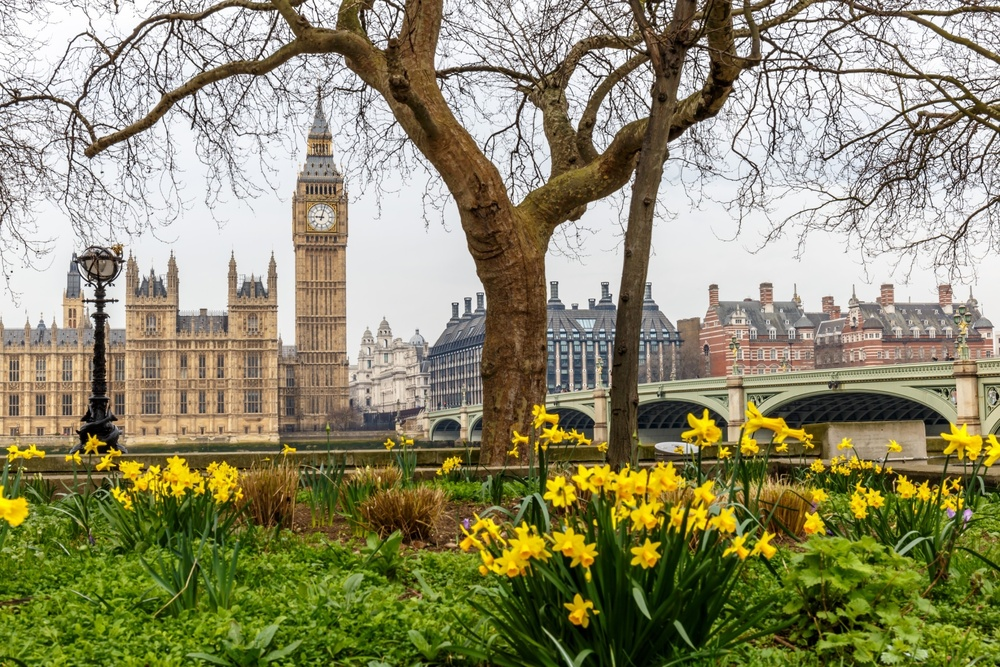
#> input picture input.jpg, 1000 x 667 px, shrunk from 2508 x 1672 before the run
$ python filter-negative.py
#> lines starting #> are read from the running program, lines starting #| are printed output that depends on the picture
import cv2
import matplotlib.pyplot as plt
import numpy as np

# ======================================================================
# 1. Cargar la imagen y manejar errores
# ======================================================================
try:
    img = cv2.imread('input.jpg')
#> img is the input picture: shape (667, 1000, 3); mean B, G, R 107.9, 140.1, 142.9
    if img is None:
        raise FileNotFoundError("No se pudo cargar la imagen. Asegúrate de que 'input.jpg' exista en el mismo directorio.")
except FileNotFoundError as e:
    print(e)
    exit()

# ======================================================================
# 2. Ajuste de Brillo y Contraste por separado
# ======================================================================
# Parámetros
alpha_contraste = 1.8  # Solo contraste
beta_brillo = 50     # Solo brillo

# Imagen ajustada solo con contraste
img_contraste = cv2.convertScaleAbs(img, alpha=alpha_contraste, beta=0)
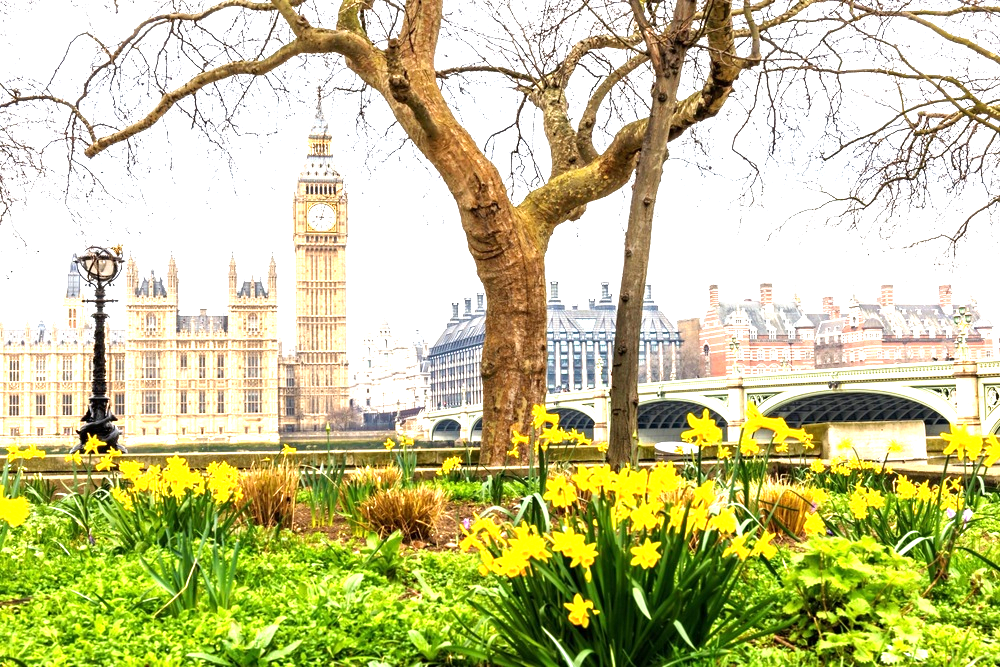
#> img_contraste: shape (667, 1000, 3); mean B, G, R 145.5, 197.7, 198.1

# Imagen ajustada solo con brillo
img_brillo = cv2.convertScaleAbs(img, alpha=1.0, beta=beta_brillo)
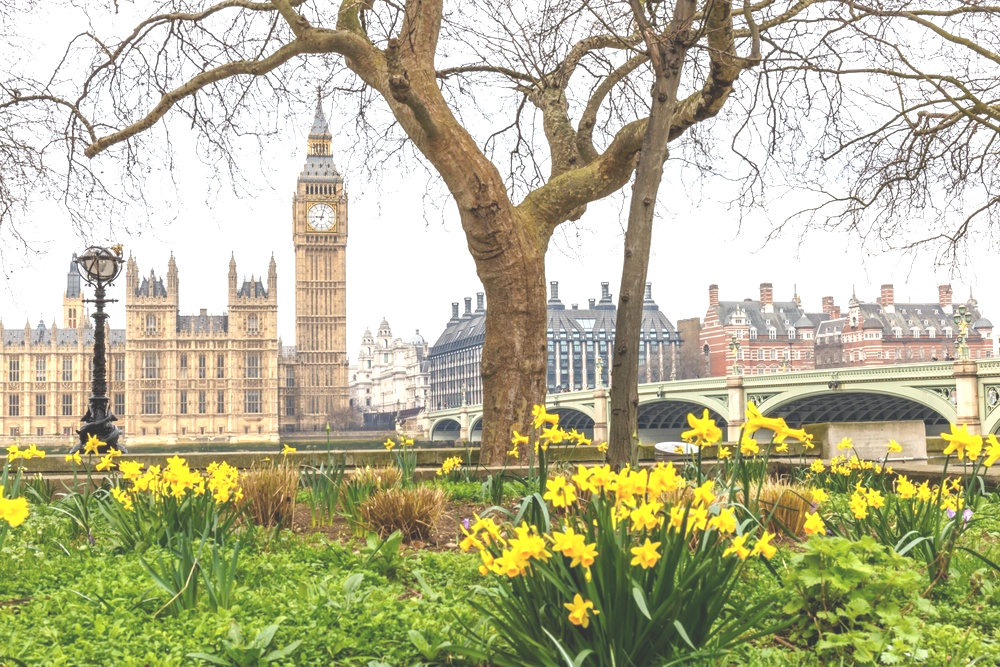
#> img_brillo: shape (667, 1000, 3); mean B, G, R 150.1, 182.6, 184.8

# Preparar las imágenes para mostrarlas con Matplotlib (BGR a RGB)
img_rgb = cv2.cvtColor(img, cv2.COLOR_BGR2RGB) if len(img.shape) == 3 else img
img_contraste_rgb = cv2.cvtColor(img_contraste, cv2.COLOR_BGR2RGB) if len(img_contraste.shape) == 3 else img_contraste
img_brillo_rgb = cv2.cvtColor(img_brillo, cv2.COLOR_BGR2RGB) if len(img_brillo.shape) == 3 else img_brillo

# ======================================================================
# 3. Gráficas de las transformaciones (Lineal)
# ======================================================================
x_original = np.arange(256)

# Gráfica de Transformación de Brillo
y_brillo = np.clip(1.0 * x_original + beta_brillo, 0, 255)

# Gráfica de Transformación de Contraste
y_contraste = np.clip(alpha_contraste * x_original + 0, 0, 255)

# ======================================================================
# 4. Visualizar todo en una sola ventana con espaciado mejorado
# ======================================================================
fig, axes = plt.subplots(nrows=2, ncols=2, figsize=(18, 14)) # Aumento del tamaño de la figura
fig.suptitle('Análisis de Brillo y Contraste', fontsize=18)

# Subgráfico A: Imagen Original
axes[0, 0].imshow(img_rgb)
axes[0, 0].set_title('A) Imagen Original')
axes[0, 0].axis('off')

# Subgráfico B: Imagen con Brillo Ajustado
axes[0, 1].imshow(img_brillo_rgb)
axes[0, 1].set_title(f'B) Imagen con Brillo (+{beta_brillo})')
axes[0, 1].axis('off')

# Subgráfico C: Imagen con Contraste Ajustado
axes[1, 0].imshow(img_contraste_rgb)
axes[1, 0].set_title(f'C) Imagen con Contraste (x{alpha_contraste})')
axes[1, 0].axis('off')

# Subgráfico D: Gráfica de Transformaciones Lineales
axes[1, 1].plot(x_original, y_brillo, label=f'Brillo (β={beta_brillo})', color='green')
axes[1, 1].plot(x_original, y_contraste, label=f'Contraste (α={alpha_contraste})', color='blue')
axes[1, 1].plot(x_original, x_original, '--', label='Identidad (Sin cambio)', color='gray')
axes[1, 1].set_title('D) Gráficas de Transformaciones Lineales')
axes[1, 1].set_xlabel('Valor de píxel de entrada')
axes[1, 1].set_ylabel('Valor de píxel de salida')
axes[1, 1].grid(True)
axes[1, 1].legend()

# Ajuste automático de los subplots con relleno extra
plt.tight_layout(pad=3.0, rect=[0, 0.03, 1, 0.95])
plt.show()
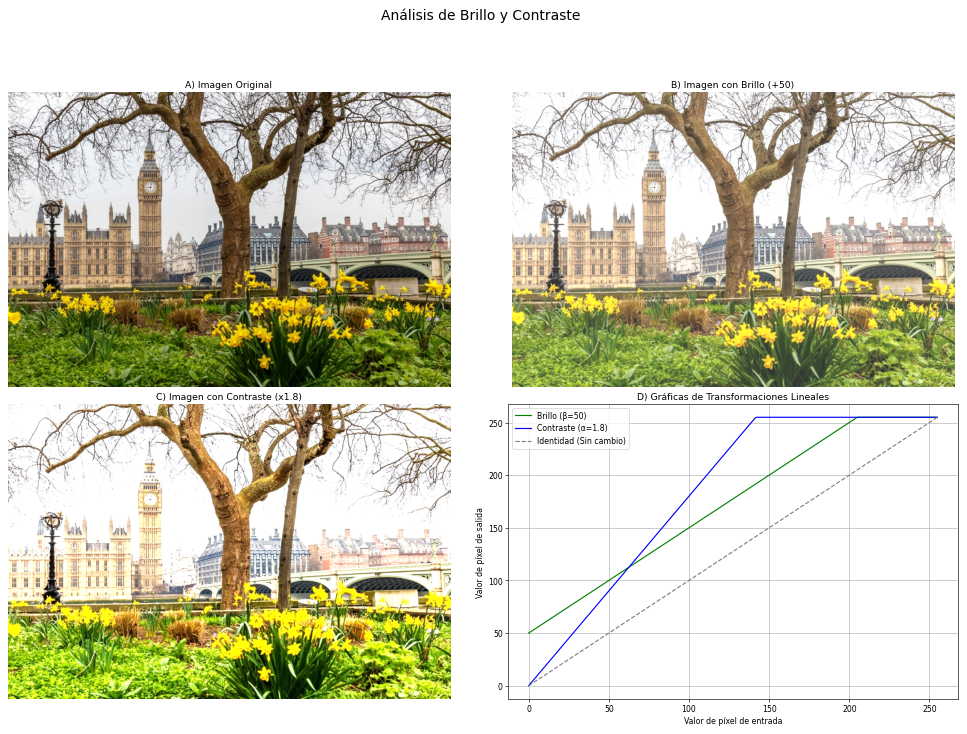
#> figure drawn by matplotlib, 4 panels; panel 4: curve peaks at x = 205, y = 255; panel 4: curve peaks at x = 142, y = 255; panel 4: curve peaks at x = 255, y = 255
